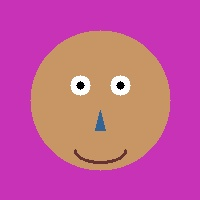
#> input picture FaceRecognitionProject/face_data/Alice/face_0.jpg, 200 x 200 px
$ python -i face_detector.py   (imports and definitions only)
#> lines starting #> are read from the running program, lines starting #| are printed output that depends on the picture
#> further down, picture is the input picture: shape (200, 200, 3); mean B, G, R 153.1, 88.8, 199.2
#!/usr/bin/env python3
# -*- coding: utf-8 -*-
"""
人脸检测器
"""

import cv2
import numpy as np
import os


class FaceDetector:
    """人脸检测类"""

    def __init__(self):
        self.scale_factor = 1.3
        self.min_neighbors = 5
        self.min_size = (30, 30)

        # 加载Haar级联分类器
        cascade_path = cv2.data.haarcascades + 'haarcascade_frontalface_default.xml'
        if os.path.exists(cascade_path):
            self.face_cascade = cv2.CascadeClassifier(cascade_path)
        else:
            raise FileNotFoundError("找不到Haar级联文件")

    def detect_faces(self, image):
        """
        检测图像中的人脸

        Args:
            image: 输入图像(BGR格式)

        Returns:
            faces: 人脸矩形列表 [(x, y, w, h), ...]
        """
        # 转换为灰度图
        gray = cv2.cvtColor(image, cv2.COLOR_BGR2GRAY)
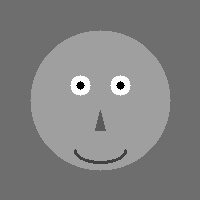
#> gray: shape (200, 200); min 0, max 255, mean 129.1

        # 直方图均衡化增强对比度
        gray = cv2.equalizeHist(gray)
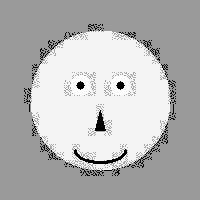
#> gray: shape (200, 200); min 0, max 255, mean 181.1

        # 检测人脸
        faces = self.face_cascade.detectMultiScale(
            gray,
            scaleFactor=self.scale_factor,
            minNeighbors=self.min_neighbors,
            minSize=self.min_size,
            flags=cv2.CASCADE_SCALE_IMAGE
        )
#> faces = ()

        return faces

    def detect_faces_with_eyes(self, image):
        """
        检测带眼睛验证的人脸

        Args:
            image: 输入图像

        Returns:
            verified_faces: 经过眼睛验证的人脸列表
        """
        faces = self.detect_faces(image)
#> faces = ()
        verified_faces = []

        # 加载眼睛检测器
        eye_cascade_path = cv2.data.haarcascades + 'haarcascade_eye.xml'
        eye_cascade = cv2.CascadeClassifier(eye_cascade_path)

        gray = cv2.cvtColor(image, cv2.COLOR_BGR2GRAY)

        for (x, y, w, h) in faces:
            # 在人脸区域内检测眼睛
            roi_gray = gray[y:y+h, x:x+w]
            eyes = eye_cascade.detectMultiScale(roi_gray, 1.3, 5)

            # 如果检测到至少一只眼睛，则认为是有效人脸
            if len(eyes) >= 1:
                verified_faces.append((x, y, w, h))
#> this loop made 0 passes
#> after the loop, verified_faces = []

        return verified_faces

    # [59 lines left out: functions draw_faces, extract_faces, preprocess_face, not called in this run]

>>> import cv2
>>> picture = cv2.imread('../face_data/Alice/face_0.jpg')
>>> result = FaceDetector().detect_faces_with_eyes(picture)
#> result = []
